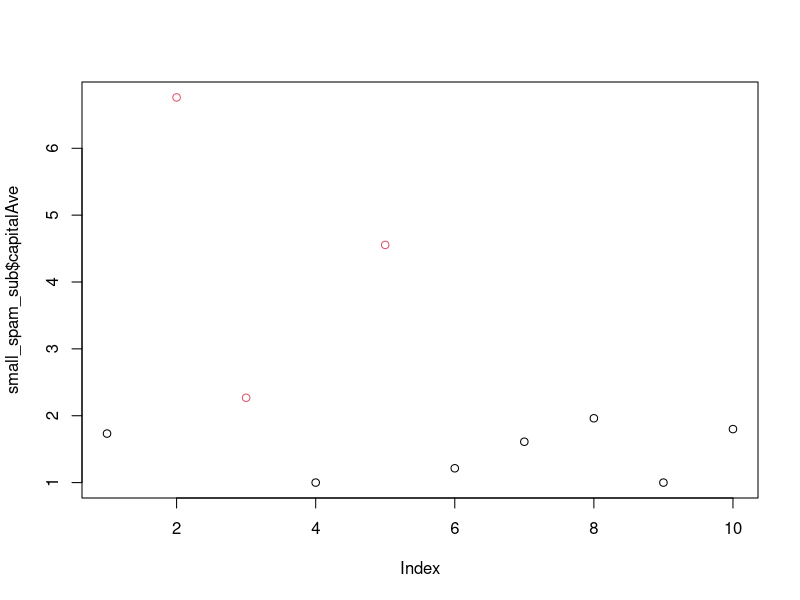

This chart was generated by the following R code: (Note: this script raises an error after producing the figure.)
library(kernlab)
data(spam)
head(spam)
library(kernlab)
data(spam)
set.seed(234)
small_spam_sub <- spam[sample(dim(spam)[1],size=10),]
spamLabel <- (small_spam_sub$type=="spam")*1 + 1
plot(small_spam_sub$capitalAve,col=spamLabel)
spamLabel
table(rule1(spam$capitalAve),spam$type)
table(rule2(spam$capitalAve),spam$type)
mean(rule1(spam$capitalAve)==spam$type)
mean(rule2(spam$capitalAve)==spam$type)
rule1 <- function(x){
  prediction <- rep(NA,length(x))
  prediction[x > 2.7] <- "spam"
  prediction[x < 2.40] <- "nonspam"
  prediction[(x >= 2.40 & x <= 2.45)] <- "spam"
  prediction[(x > 2.45 & x <= 2.70)] <- "nonspam"
  return(prediction)
}

library(kernlab); data(spam); set.seed(234)
small_spam_sub <- spam[sample(dim(spam)[1],size=10),]
spamLabel <- (small_spam_sub$type=="spam")*1 + 1

table(rule1(small_spam_sub$capitalAve),small_spam_sub$type)

rule2 <- function(x){
  prediction <- rep(NA,length(x))
  prediction[x > 2.8] <- "spam"
  prediction[x <= 2.8] <- "nonspam"
  return(prediction)
}

library(kernlab); data(spam); set.seed(234)
small_spam_sub <- spam[sample(dim(spam)[1],size=10),]
spamLabel <- (small_spam_sub$type=="spam")*1 + 1

table(rule2(small_spam_sub$capitalAve),small_spam_sub$type)

library(kernlab); data(spam); set.seed(234)
small_spam_sub <- spam[sample(dim(spam)[1],size=10),]
spamLabel <- (small_spam_sub$type=="spam")*1 + 1

table(rule1(spam$capitalAve),spam$type)
table(rule2(spam$capitalAve),spam$type)
mean(rule1(spam$capitalAve)==spam$type)
mean(rule2(spam$capitalAve)==spam$type)


library(caret); library(kernlab); data(spam)

#COMMAND TO CREATE TRAIN(75%) AND TEST(25%) CLASSIFICATION
inTrain <- createDataPartition(y=spam$type,
                               p=0.75, list=FALSE)
#SPLIT INTO TRAINING AND THOSE THAT ARE NOT IN TRAINING TO TESTING
training <- spam[inTrain,]
testing <- spam[-inTrain,]
dim(training)
dim(testing)

set.seed(234)
library(caret); library(kernlab); data(spam)
inTrain <- createDataPartition(y=spam$type,
                               p=0.75, list=FALSE)
training <- spam[inTrain,]
testing <- spam[-inTrain,]

modelFit <- train(type ~.,data=training, method="glm")
modelFit

modelFit <- train(type ~.,data=training, method="glm")

modelFit$finalModel

modelFit <- train(type ~.,data=training, method="glm")

predictions <- predict(modelFit,newdata=testing)
predictions

confusionMatrix(predictions,testing$type)


data(Wage)
inTrain <- createDataPartition(y=Wage$wage,
                               p=0.7, list=FALSE)
training <- Wage[inTrain,]
testing <- Wage[-inTrain,]

dim(training); dim(testing)

featurePlot(x=training[,c("age","education","jobclass")],
            y = training$wage,
            plot="pairs")
qplot(age,wage,data=training)

qplot(age,wage,colour=jobclass,data=training)

qq <- qplot(age,wage,colour=education,data=training)
qq +  geom_smooth(method='lm',formula=y~x)
library(Hmisc)

#divide into intervals
cutWage <- cut2(training$wage,g=3)
table(cutWage)

p1 <- qplot(cutWage,age, data=training,fill=cutWage,
            geom=c("boxplot"))
p1

p2 <- qplot(cutWage,age, data=training,fill=cutWage,
            geom=c("boxplot","jitter"))
grid.arrange(p1,p2,ncol=2)

t1 <- table(cutWage,training$jobclass)
t1
prop.table(t1,1)

qplot(wage,colour=education,data=training,geom="density")

penguins <- penguins%>%drop_na()
penguins
penguins %>% skim()
### Data Splitting
# Split the data
inTrain <- createDataPartition(y=Wage$wage,
                               p=0.7, list=FALSE)
seper <- createDataPartition(y=penguins$species, p=0.7, list=FALSE)
dim(seper)
dim(split)
split <- initial_split(penguins, prop = 0.8, strata = species)
train_data <- training(split)
test_data <- testing(split)
dim(train_data)
dim(test_data)

rf_spec <- rand_forest() %>%
  set_engine('ranger') %>%
  set_mode('classification')
rf_spec

penguin_recipe <- recipe(species ~ ., data = train_data) %>%
  step_impute_median(all_numeric_predictors()) %>%
  step_dummy(all_nominal_predictors())
penguin_recipe

rf_workflow <- workflow() %>%
  add_model(rf_spec) %>%
  add_recipe(penguin_recipe)

rf_fit <- rf_workflow %>%
  fit(data = train_data)





penguins <- penguins%>% 
  drop_na()
### Data Splitting
# Split the data
split <- initial_split(penguins, prop = 0.8, strata = species)
train_data <- training(split)
test_data <- testing(split)

# Specify a random forest model using tidymodels.",

rf_spec <- rand_forest() %>%
  set_engine('ranger') %>%
  set_mode('classification')

#Train our model on the training data.",
# Create the recipe

penguin_recipe <- recipe(species ~ ., data = train_data) %>%
  step_impute_median(all_numeric_predictors()) %>%
  step_dummy(all_nominal_predictors())

# Create the workflow
rf_workflow <- workflow() %>%
  add_model(rf_spec) %>%
  add_recipe(penguin_recipe)

# Fit the model
rf_fit <- rf_workflow %>%
  fit(data = train_data)

# Display the fit
rf_fit

# Let's evaluate our model on the test data.",
# Make predictions

predictions <- rf_fit %>%
  predict(test_data) %>%
  bind_cols(test_data)

# Calculate accuracy
accuracy <- predictions %>%
  metrics(truth = species, estimate = .pred_class) %>%
  filter(.metric == 'accuracy')

# Display accuracy
accuracy
